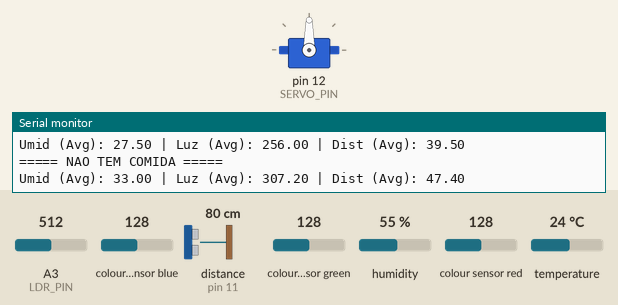
This sketch was run on a simulated Arduino Uno, built with avr-gcc and run on an emulated ATmega328P. On the bench: servo, the last lines printed to the serial monitor. Wiring (inferred from the names in the program): ultrasonic range finder: trigger pin 10; echo pin 11; TCS3200 colour sensor: output pin 3; S2 pin 6; S3 pin 7; S0 pin 4; S1 pin 5. The test bench sets the inputs (shaded band); at power-on: colour sensor blue 128, distance to the obstacle (sensor on pin 11) 80 cm, A3 (LDR_PIN) = 512, colour sensor green 128, humidity 55 %, colour sensor red 128, temperature 24 °C. The echo pulse lasts 58.3 µs per cm.

Above: at 1.2 s.
1.3 s: colour sensor blue set to 5
7.4 s: distance to the obstacle (sensor on pin 11) set to 2 cm
At 14.0 s:
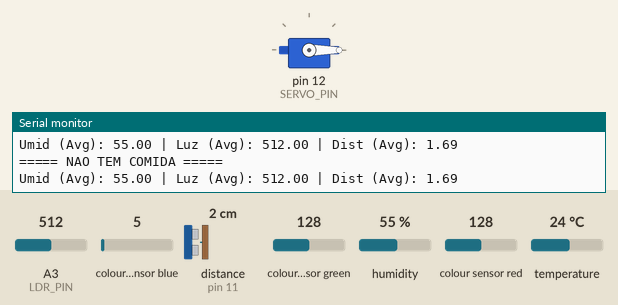
Timing chart, 0 to 15.5 s (numbered marks = the images above; inputs shaded):
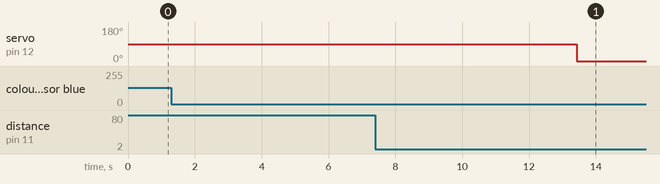

The sketch:

ardu.ino
```cpp
/**********************
 * ARDUINO
***********************/
#include "DHT.h"
#include "Wire.h"
#include "Servo.h"

#define SERVO_PIN 12 //mudar
#define LDR_PIN A3
#define DHT_PIN 8
#define ULT_TRIG_PIN 10
#define ULT_ECHO_PIN 11
#define DHTTYPE DHT11
#define SOUND_SPEED 0.034
#define TIME_INTERVAL 500 /* ms */
#define SERVO_TIME 3000 //timer do servo
#define N_AMOSTRAS 10  // Número de leituras para a média móvel (Suavização)

/*PINOS DO SENSOR DE COR*/
#define S0_PIN 4  //escala de freq
#define S1_PIN 5  //escala de freq
#define S2_PIN 6  //filtro de cor
#define S3_PIN 7  //filtro de cor
#define OUT_PIN 3

#define RED 30
#define GREEN 30
#define BLUE 40

#define FOOD_TIME 10000

Servo servinho;
int servoState = 0;
int servoEN = 0;
int servoForce = 0;
unsigned long servoTimer, food_timer;

int first;

int red, blue, green;

// Estrutura atualizada para suportar Média Móvel
struct sensor {
  int pin[2];      // Pinos do sensor
  float leituras[N_AMOSTRAS]; // Buffer histórico
  int indice;      // Índice atual no buffer
  float soma;      // Soma atual das leituras
  float media;     // O valor final suavizado
};

// Inicialização das structs (Buffers iniciam zerados automaticamente por serem globais)
struct sensor ldr = { {LDR_PIN, 0}, {0}, 0, 0.0, 0.0 };
struct sensor dht_humidity = { {DHT_PIN, 0}, {0}, 0, 0.0, 0.0 };
struct sensor ultrassound = { {ULT_TRIG_PIN, ULT_ECHO_PIN}, {0}, 0, 0.0, 0.0 };
int cmd = 0;

DHT dht(DHT_PIN, DHTTYPE);


/*FUNÇAO DE LEITURA DE COR*/
void getColors(){
  digitalWrite(S2_PIN, LOW);
  digitalWrite(S3_PIN, LOW);
  red = pulseIn(OUT_PIN, digitalRead(OUT_PIN) == HIGH ? LOW : HIGH);
  delay(20);

  digitalWrite(S3_PIN, HIGH);
  blue = pulseIn(OUT_PIN, digitalRead(OUT_PIN) == HIGH ? LOW : HIGH);
  delay(20);

  digitalWrite(S2_PIN, HIGH);
  green = pulseIn(OUT_PIN, digitalRead(OUT_PIN) == HIGH ? LOW : HIGH);
  delay(20);
}

void atualizarSensor(struct sensor &s, float novaLeitura) {
  // Se a leitura for inválida (ex: NaN do DHT), ignoramos para não quebrar a média
  if (isnan(novaLeitura)) return;

  // Subtrai a leitura mais antiga da soma
  s.soma = s.soma - s.leituras[s.indice];

  // Armazena a nova leitura no buffer
  s.leituras[s.indice] = novaLeitura;

  // Adiciona a nova leitura à soma
  s.soma = s.soma + novaLeitura;

  // Avança o índice (circular)
  s.indice = (s.indice + 1) % N_AMOSTRAS;

  // Calcula a nova média
  s.media = s.soma / N_AMOSTRAS;
}

float get_distance(){
  float distanceCm = -1;
  long duration;

  // Trigger (pin[0])
  digitalWrite(ultrassound.pin[0], LOW);
  delayMicroseconds(2);
  digitalWrite(ultrassound.pin[0], HIGH);
  delayMicroseconds(10); //
  digitalWrite(ultrassound.pin[0], LOW);

  // Echo (pin[1])
  duration = pulseIn(ultrassound.pin[1], HIGH);

  distanceCm = duration * SOUND_SPEED / 2;
  if (distanceCm>2200.0){
    return 50.0;
  }
  return distanceCm;
}

//=== CONTROLE DO SERVO ===//
int ctrlServo(int oc){
  if (((oc == 0) && (servoEN)) || (oc == 2)){   //servo abrindo
    servinho.write(90);
    servoTimer = millis();
    servoState = 1;

    return 1;
  } else if (oc == 1){    //servo fechando
    servinho.write(0);
    servoState = 0;
    servoForce = 0;

    return 0;
  } else {
    return -1;
  }
}

/*=== CONFIGURACAO: COMUNICACAO I2C ===*/

/* Recebe o comando do dispositivo principal */
void receiveEvent(int n) {
  if (Wire.available()){
    cmd = Wire.read();
    Serial.print("cmd recebido: ");
    Serial.println(cmd);
    // cmd = cmd - 48;
  }
}

/* Envia o dado pedido pelo comando recebido na funcao receiveEvent*/
void enviarDados() {
  float valor = 0.0;

  switch (cmd) {
    case 0: valor = ldr.media; break;
    case 1: valor = dht_humidity.media; break;
    case 2: valor = ultrassound.media; break;
    case 3: valor = 3; servoForce = 1; break;
    default: valor = -1.0; break;
  }
  if(cmd<3) /* Envia só caso seja um dado */
    Wire.write((byte*)&valor, sizeof(float));
}


bool temComida(){
  getColors();

  bool rval = ((red >= RED - 5) && (red <= RED + 5));
  bool gval = ((green >= GREEN - 5) && (green <= GREEN + 5));
  bool bval = ((blue >= BLUE - 5) && (blue <= BLUE + 5));

  return (rval && gval && bval);
}


void setup() {
  // Configuração LDR
  pinMode(ldr.pin[0], INPUT);

  // Configuração Ultrassom (Trigger Output, Echo Input)
  pinMode(ultrassound.pin[0], OUTPUT);
  pinMode(ultrassound.pin[1], INPUT);

  Serial.begin(9600);

  /*setup da comunicacao I2C*/
  Wire.begin(8);
  Wire.onReceive(receiveEvent);
  Wire.onRequest(enviarDados);

  //setup do sensor DHT
  dht.begin();

  //atribui pino ao servo
  servinho.attach(SERVO_PIN);

  //pinos do sensor de cor
  pinMode(S0_PIN, OUTPUT);
  pinMode(S1_PIN, OUTPUT);
  pinMode(S2_PIN, OUTPUT);
  pinMode(S3_PIN, OUTPUT);
  pinMode(OUT_PIN, INPUT);

  //escala de freq 100% do sensor de cor
  digitalWrite(S0_PIN, HIGH);
  digitalWrite(S1_PIN, HIGH);

  first = 1;
}

void loop() {
  // Leitura LDR
  float raw_ldr = analogRead(ldr.pin[0]);
  float raw_dht = dht.readHumidity();
  float raw_ult = get_distance();

  // 2. Atualiza as Médias Móveis
  atualizarSensor(ldr, raw_ldr);
  atualizarSensor(dht_humidity, raw_dht);
  atualizarSensor(ultrassound, raw_ult);

  // Debug: Mostrar as médias no Serial
  Serial.print("Umid (Avg): ");
  Serial.print(dht_humidity.media);
  Serial.print(" | Luz (Avg): ");
  Serial.print(ldr.media);
  Serial.print(" | Dist (Avg): ");
  Serial.println(ultrassound.media);

  getColors();

if (!temComida()){
  servoEN = 1;
  Serial.println("===== NAO TEM COMIDA =====");
} else {
  servoEN = 0;
}


  // Serial.println("CORES");
  // Serial.print("RED: ");
  // Serial.print(red);
  // Serial.print("BLUE: ");
  // Serial.print(blue);
  // Serial.print("GREEN: ");
  // Serial.print(green);

  //checa timer do servo
  if (servoState && ((millis() - servoTimer) > SERVO_TIME)){
    ctrlServo(1);
  }

  if (((millis() - food_timer) >= FOOD_TIME) && servoEN){
    ctrlServo(0);
    servoEN = 0;
    food_timer = millis();
  }

  if (servoForce) {
    ctrlServo(2);
    servoForce = 0;
  }

  if (first){
    first = 0;
    food_timer = millis();
  }

  //red 30 green 30 blue 40

  delay(100); // Delay aumentado para facilitar leitura
}
```
